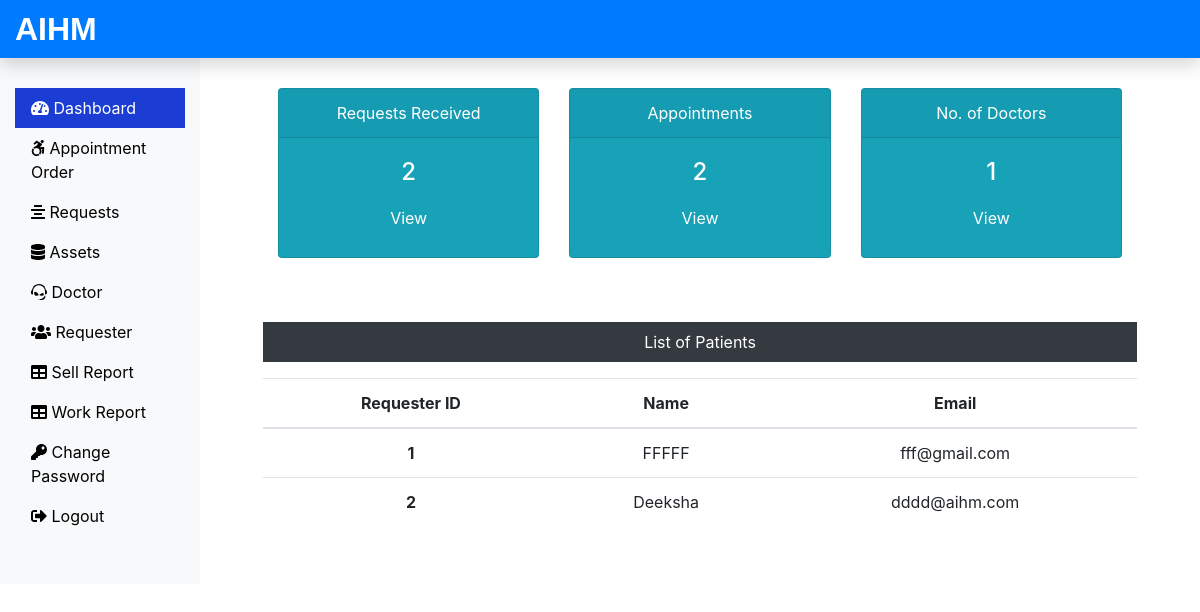
The page /AIHM/Admin/dashboard.php (signed in) on the database its author committed.
### tables this page shows
CREATE TABLE `requesterlogin_tb` (
  `r_login_id` int(11) NOT NULL,
  `r_name` varchar(60) NOT NULL,
  `r_email` varchar(60) NOT NULL,
  `r_password` varchar(60) NOT NULL
);

### AIHM/Admin/dashboard.php (the view, shortened to what this page needs)
<?php
include('includes/header.php');
include('../dbConnection.php');
 $sql = "SELECT max(request_id) FROM submitrequest_tb";
 $result = $conn->query($sql);
 $row = mysqli_fetch_row($result);
 $submitrequest = $row[0];
 $sql = "SELECT max(request_id) FROM assigndoctor_tb";
 $result = $conn->query($sql);
 $row = mysqli_fetch_row($result);
 $assigndoctor = $row[0];
 $sql = "SELECT * FROM doctor_tb";
 $result = $conn->query($sql);
 $totaldoctor = $result->num_rows;
?>
<div class="col-sm-9 col-md-10">
  <div class="row mx-5 text-center">
    <div class="col-sm-4 mt-5">
      <div class="card text-white bg-info mb-3" style="max-width: 18rem;">
        <div class="card-header">Requests Received</div>
        <div class="card-body">
          <h4 class="card-title">
            <?php echo $submitrequest; ?>
          </h4>
          <a class="btn text-white" href="request.php">View</a>
        </div>
      </div>
    </div>
    <div class="col-sm-4 mt-5">
      <div class="card text-white bg-info mb-3" style="max-width: 18rem;">
        <div class="card-header">Appointments</div>
        <div class="card-body">
          <h4 class="card-title">
            <?php echo $assigndoctor; ?>
          </h4>
          <a class="btn text-white" href="work.php">View</a>
        </div>
      </div>
    </div>
    <div class="col-sm-4 mt-5">
      <div class="card text-white bg-info mb-3" style="max-width: 18rem;">
        <div class="card-header">No. of Doctors</div>
        <div class="card-body">
          <h4 class="card-title">
            <?php echo $totaldoctor; ?>
          </h4>
          <a class="btn text-white" href="doctor.php">View</a>
        </div>
      </div>
    </div>
  </div>
  <div class="mx-5 mt-5 text-center">
    <p class=" bg-dark text-white p-2">List of Patients</p>
    <?php
    $sql = "SELECT * FROM requesterlogin_tb";
    $result = $conn->query($sql);
    if($result->num_rows > 0){
 echo '<table class="table">
  <thead>
   <tr>
    <th scope="col">Requester ID</th>
    <th scope="col">Name</th>
    <th scope="col">Email</th>
   </tr>
  </thead>
  <tbody>';
  while($row = $result->fetch_assoc()){
   echo '<tr>';
    echo '<th scope="row">'.$row["r_login_id"].'</th>';
    echo '<td>'. $row["r_name"].'</td>';
    echo '<td>'.$row["r_email"].'</td>';
  }
 echo '</tbody>
 </table>';
} else {
  echo "0 Result";
}
?>
  </div>
</div>
</div>
</div>
<?php
include('includes/footer.php');
?>

### AIHM/css/custom.css (style rules this page uses)
a { color: black; }

### rows shown on the page
requesterlogin_tb: r_login_id "1", r_name "FFFFF", r_email "fff@gmail.com"
requesterlogin_tb: r_login_id "2", r_name "Deeksha", r_email "dddd@aihm.com"

### other values the page prints
$submitrequest "2"
$assigndoctor "2"
$totaldoctor "1"
